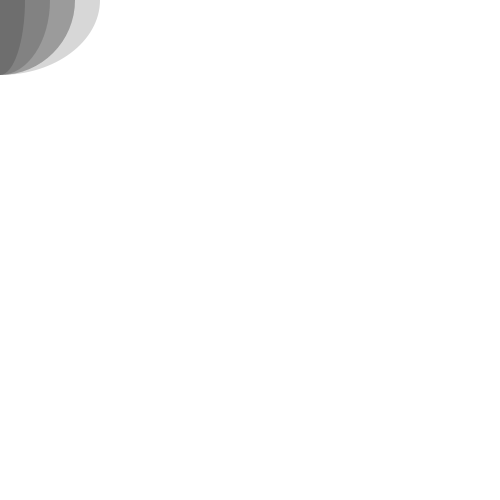
Frame 1 (no input)
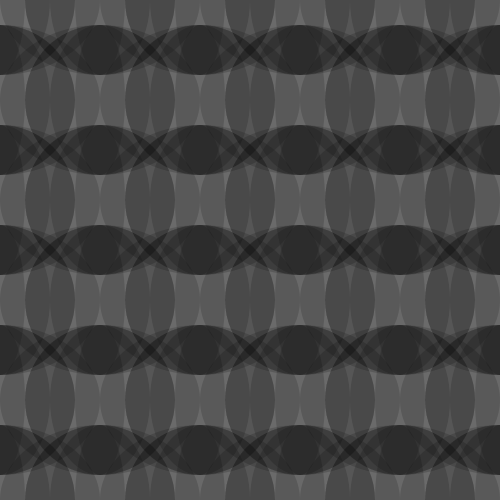
Frame 60 (the mouse pressed at the canvas centre just before this capture)
Frame 120 (the mouse held since frame 60 and released just before this capture): identical to frame 60, image omitted

The Processing sketch that drew these frames (run headless with seeded random() and noise(); from frame 60 on, the mouse is pressed at the canvas centre):

// Processing sketch: processing_32447
// ── processing_32447.pde



int a=0;
int b=50;
int c=150;
int y=0;
int r=0;

void setup(){
 frameRate(8);
  size(500,500);
  noFill();
  background(255);
 
 fill(r,0,0,10);
 noStroke();
  
}

void draw(){
 
 while(b<250){
 
 ellipse(a,y,c,c);  
fill(0,0,r,40);
 ellipse(a,y,b,c);
 fill(r,0,0,10);
  b=b+50;
  
}

a=a+100;
b=0;


if (a >500) {
  y=y+100;
  a=0;}




  
  }  


  
